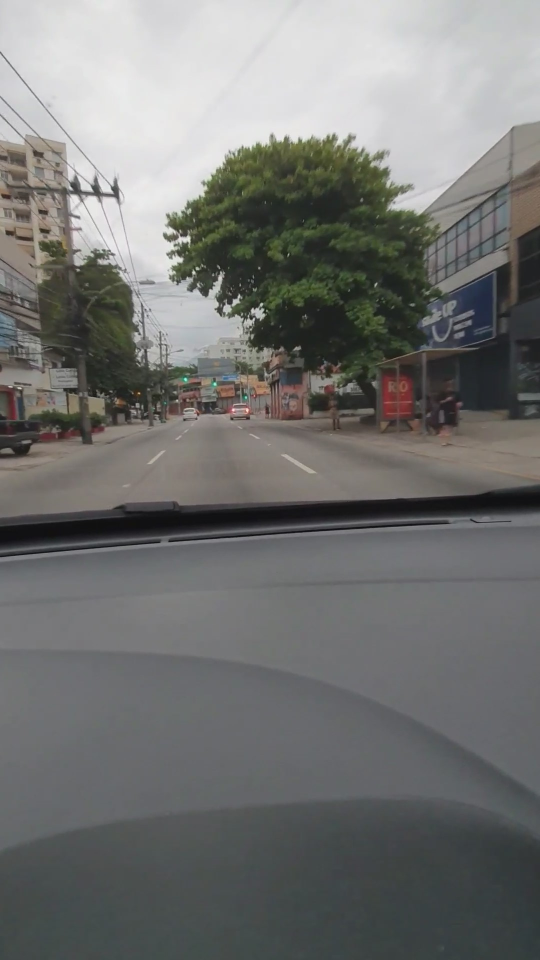
#> input picture test_images/geremarioMoment.jpg, 1080 x 1920 px (shown at 1/2 size)
$ jupyter execute --allow-errors P1_RJ.ipynb   (shell and % lines are left out)
#> lines starting #> are read from the running program, lines starting #| are printed output that depends on the picture; after the words box and inside, x2 and y2 are one past the last pixel; in counts of white or black regions, pixels touching at a corner belong together
# Self-Driving Car Engineer Nanodegree

## Project: **Finding Lane Lines on the Road**
***
In this project, you will use the tools you learned about in the lesson to identify lane lines on the road.  You can develop your pipeline on a series of individual images, and later apply the result to a video stream (really just a series of images). Check out the video clip "raw-lines-example.mp4" (also contained in this repository) to see what the output should look like after using the helper functions below.

Once you have a result that looks roughly like "raw-lines-example.mp4", you'll need to get creative and try to average and/or extrapolate the line segments you've detected to map out the full extent of the lane lines.  You can see an example of the result you're going for in the video "P1_example.mp4".  Ultimately, you would like to draw just one line for the left side of the lane, and one for the right.

In addition to implementing code, there is a brief writeup to complete. The writeup should be completed in a separate file, which can be either a markdown file or a pdf document. There is a [write up template](https://github.com/udacity/CarND-LaneLines-P1/blob/master/writeup_template.md) that can be used to guide the writing process. Completing both the code in the Ipython notebook and the writeup template will cover all of the [rubric points](https://review.udacity.com/#!/rubrics/322/view) for this project.

---
Let's have a look at our first image called 'test_images/solidWhiteRight.jpg'.  Run the 2 cells below (hit Shift-Enter or the "play" button above) to display the image.

**Note: If, at any point, you encounter frozen display windows or other confounding issues, you can always start again with a clean slate by going to the "Kernel" menu above and selecting "Restart & Clear Output".**

---

**The tools you have are color selection, region of interest selection, grayscaling, Gaussian smoothing, Canny Edge Detection and Hough Tranform line detection.  You  are also free to explore and try other techniques that were not presented in the lesson.  Your goal is piece together a pipeline to detect the line segments in the image, then average/extrapolate them and draw them onto the image for display (as below).  Once you have a working pipeline, try it out on the video stream below.**

---

<figure>

 <figcaption>
 <p></p>
 <p style="text-align: center;"> Your output should look something like this (above) after detecting line segments using the helper functions below </p>
 </figcaption>
</figure>
 <p></p>
<figure>

 <figcaption>
 <p></p>
 <p style="text-align: center;"> Your goal is to connect/average/extrapolate line segments to get output like this</p>
 </figcaption>
</figure>

**Run the cell below to import some packages.  If you get an `import error` for a package you've already installed, try changing your kernel (select the Kernel menu above --> Change Kernel).  Still have problems?  Try relaunching Jupyter Notebook from the terminal prompt.  Also, consult the forums for more troubleshooting tips.**

## Import Packages

[cell 1]
#importing some useful packages
import matplotlib.pyplot as plt
import matplotlib.image as mpimg
import numpy as np
import cv2

## Read in an Image

[cell 2]
#reading in an image
image = mpimg.imread('test_images/geremarioMoment.jpg')
#> image is the input picture: shape (1920, 1080, 3); mean R, G, B 114.9, 115.6, 114

#printing out some stats and plotting
print('This image is:', type(image), 'with dimensions:', image.shape)
#| This image is: <class 'numpy.ndarray'> with dimensions: (1920, 1080, 3)
plt.imshow(image)  # if you wanted to show a single color channel image called 'gray', for example, call as plt.imshow(gray, cmap='gray')

## Ideas for Lane Detection Pipeline

**Some OpenCV functions (beyond those introduced in the lesson) that might be useful for this project are:**

`cv2.inRange()` for color selection
`cv2.fillPoly()` for regions selection
`cv2.line()` to draw lines on an image given endpoints
`cv2.addWeighted()` to coadd / overlay two images
`cv2.cvtColor()` to grayscale or change color
`cv2.imwrite()` to output images to file
`cv2.bitwise_and()` to apply a mask to an image

**Check out the OpenCV documentation to learn about these and discover even more awesome functionality!**

## Helper Functions

Below are some helper functions to help get you started. They should look familiar from the lesson!

[cell 3]
import math

def grayscale(img):
    """Applies the Grayscale transform
    This will return an image with only one color channel
    but NOTE: to see the returned image as grayscale
    (assuming your grayscaled image is called 'gray')
    you should call plt.imshow(gray, cmap='gray')"""
    return cv2.cvtColor(img, cv2.COLOR_RGB2GRAY)
    # Or use BGR2GRAY if you read an image with cv2.imread()
    # return cv2.cvtColor(img, cv2.COLOR_BGR2GRAY)

def canny(img, low_threshold, high_threshold):
    """Applies the Canny transform"""
    return cv2.Canny(img, low_threshold, high_threshold)

def gaussian_blur(img, kernel_size):
    """Applies a Gaussian Noise kernel"""
    return cv2.GaussianBlur(img, (kernel_size, kernel_size), 0)

def region_of_interest(img, vertices):
    """
    Applies an image mask.

    Only keeps the region of the image defined by the polygon
    formed from `vertices`. The rest of the image is set to black.
    `vertices` should be a numpy array of integer points.
    """
    #defining a blank mask to start with
    mask = np.zeros_like(img)

    #defining a 3 channel or 1 channel color to fill the mask with depending on the input image
    if len(img.shape) > 2:
        channel_count = img.shape[2]  # i.e. 3 or 4 depending on your image
        ignore_mask_color = (255,) * channel_count
    else:
        ignore_mask_color = 255

    #filling pixels inside the polygon defined by "vertices" with the fill color
    cv2.fillPoly(mask, vertices, ignore_mask_color)

    #returning the image only where mask pixels are nonzero
    masked_image = cv2.bitwise_and(img, mask)
    return masked_image


def draw_lines(img, lines, color=[255, 0, 0], thickness=8):
    """
    NOTE: this is the function you might want to use as a starting point once you want to
    average/extrapolate the line segments you detect to map out the full
    extent of the lane (going from the result shown in raw-lines-example.mp4
    to that shown in P1_example.mp4).

    Think about things like separating line segments by their
    slope ((y2-y1)/(x2-x1)) to decide which segments are part of the left
    line vs. the right line.  Then, you can average the position of each of
    the lines and extrapolate to the top and bottom of the lane.

    This function draws `lines` with `color` and `thickness`.
    Lines are drawn on the image inplace (mutates the image).
    If you want to make the lines semi-transparent, think about combining
    this function with the weighted_img() function below
    """
    for line in lines:
        for x1,y1,x2,y2 in line:
            print(x1,y1,x2,y2)# my modification
            cv2.line(img, (x1, y1), (x2, y2), color, thickness)

def hough_lines(img, rho, theta, threshold, min_line_len, max_line_gap):
    """
    `img` should be the output of a Canny transform.

    Returns an image with hough lines drawn.
    """
    lines = cv2.HoughLinesP(img, rho, theta, threshold, np.array([]), minLineLength=min_line_len, maxLineGap=max_line_gap)
    line_img = np.zeros((img.shape[0], img.shape[1], 3), dtype=np.uint8)
    draw_lines(line_img, lines)
    return line_img

# Python 3 has support for cool math symbols.

def weighted_img(img, initial_img, α=0.8, β=1., γ=0.):
    """
    `img` is the output of the hough_lines(), An image with lines drawn on it.
    Should be a blank image (all black) with lines drawn on it.

    `initial_img` should be the image before any processing.

    The result image is computed as follows:

    initial_img * α + img * β + γ
    NOTE: initial_img and img must be the same shape!
    """
    return cv2.addWeighted(initial_img, α, img, β, γ)

[cell 4]
# [76 lines left out: functions average_lines, avg_hough_lines, not called in this run]

## Test Images

Build your pipeline to work on the images in the directory "test_images"
**You should make sure your pipeline works well on these images before you try the videos.**

[cell 5]
import os
os.listdir("test_images/")

## Build a Lane Finding Pipeline

Build the pipeline and run your solution on all test_images. Make copies into the `test_images_output` directory, and you can use the images in your writeup report.

Try tuning the various parameters, especially the low and high Canny thresholds as well as the Hough lines parameters.

[cell 6]
# TODO: Build your pipeline that will draw lane lines on the test_images
# then save them to the test_images_output directory.

[cell 7]
# To apply Canny Edged it is necessary to use the image on grayscale:
imageGray = grayscale(image)
#> in grayscale, `return cv2.cvtColor(img, cv2.COLOR_RGB2GRAY)`:
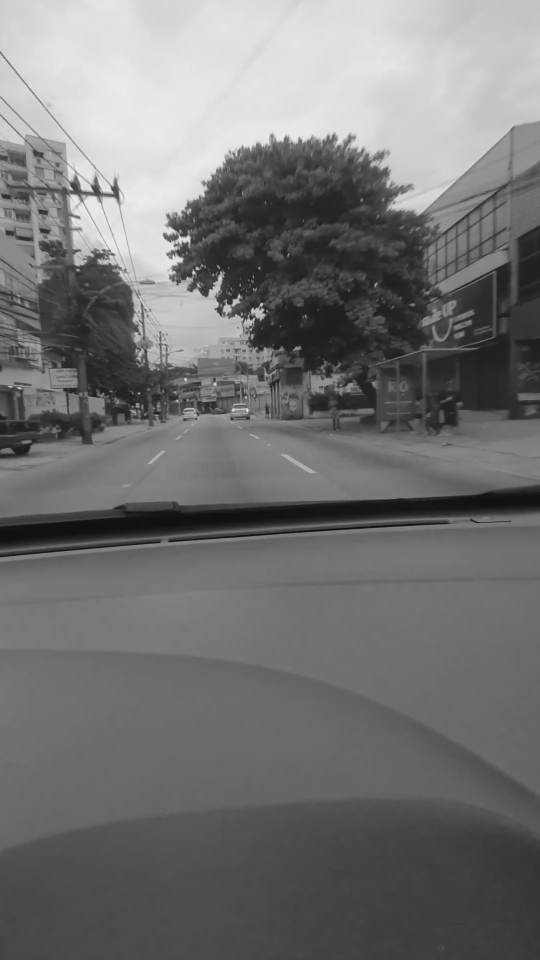
#> returned value: shape (1920, 1080) (shown at 1/2 size); min 8, max 244, mean 115.2

[cell 8]
plt.imshow(imageGray, cmap='gray')

[cell 9]
# Using Gaussian blur to "smooth" the image:
kernel_size = 5
blur_gray = gaussian_blur(imageGray, kernel_size)

[cell 10]
plt.figure(figsize=(20,10))
plt.imshow(blur_gray, cmap='gray')

[cell 11]
# Defining the Canny function thresholds:
low_threshold = 50
high_threshold = 120
edges = canny(blur_gray, low_threshold, high_threshold)
#> in canny, `return cv2.Canny(img, low_threshold, high_threshold)`:
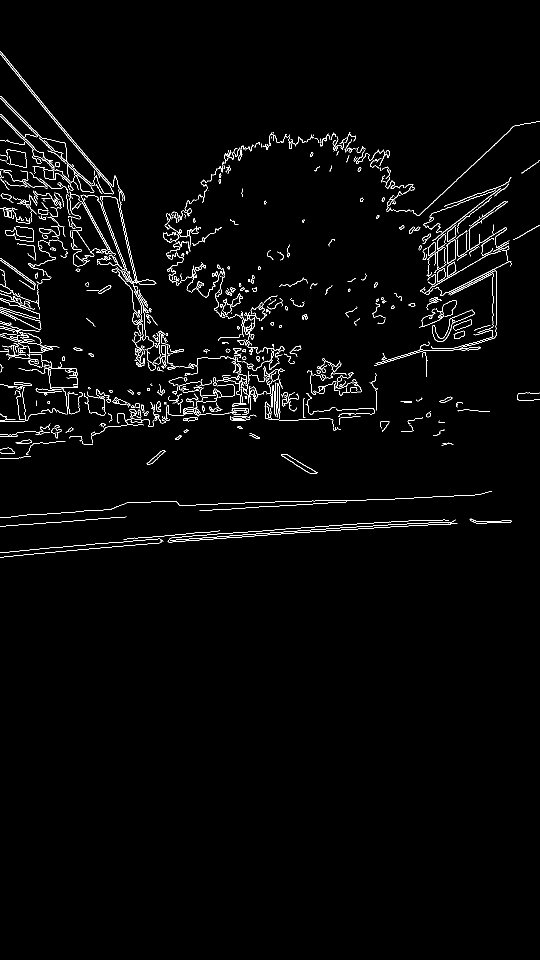
#> returned value: shape (1920, 1080) (shown at 1/2 size); 2% white in thin lines or dots, all inside (x1, y1, x2, y2) = (0, 103, 1080, 1115)

[cell 12]
# Display the image:
plt.imshow(edges, cmap='Greys_r')

#> (a cell that did not finish here is left out)

[cell 14]
500/1080

[cell 15]
#Defining the area (mask) that is used to apply the functions:
imshape = image.shape
#> imshape = (1920, 1080, 3)
vertices = np.array([[(.12*imshape[1],0.52*imshape[0]),
                       (0.35*imshape[1], 0.45*imshape[0]),
                       (0.43*imshape[1], 0.45*imshape[0]),
                       (.85*imshape[1],0.50*imshape[0])]], dtype=np.int32)

# vertices = np.array([[(0+30,imshape[0]),
#                       (imshape[1]/2-20,imshape[0]/2+20),
#                       (imshape[1]/2+20, imshape[0]/2+20),
#                       (imshape[1]-30,imshape[0])]], dtype=np.int32)

#vertices = np.array([[(0,imshape[0]),(450, 290), (490, 290), (imshape[1],imshape[0])]], dtype=np.int32)

[cell 16]
# Applying the mask to the image:
maskedEdges = region_of_interest(edges, vertices)
#> in region_of_interest, `cv2.fillPoly(mask, vertices, ignore_mask_color)`:
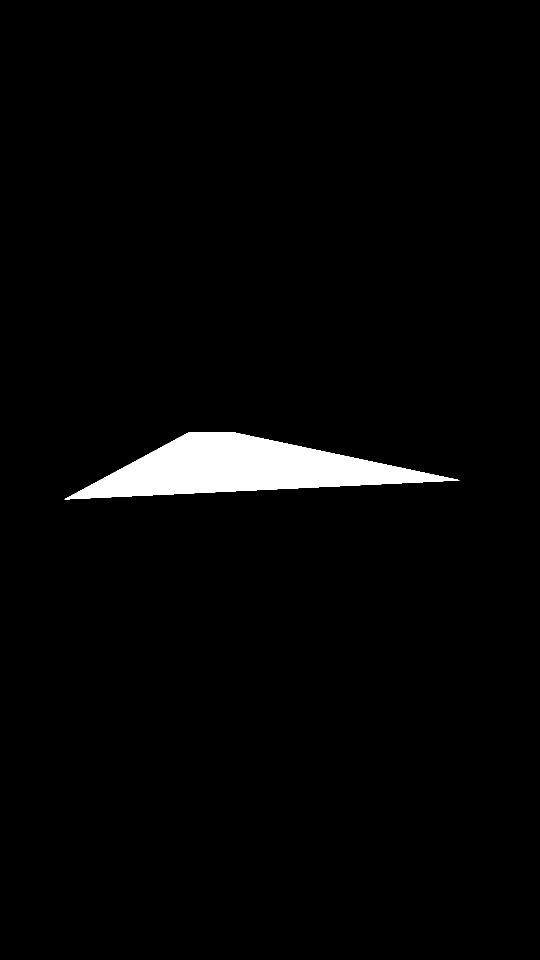
#> mask: shape (1920, 1080) (shown at 1/2 size); 2.6% white; 1 white region, box (x1, y1, x2, y2) and area: (129, 864, 919, 999) 53050
#> in region_of_interest, `masked_image = cv2.bitwise_and(img, mask)`:
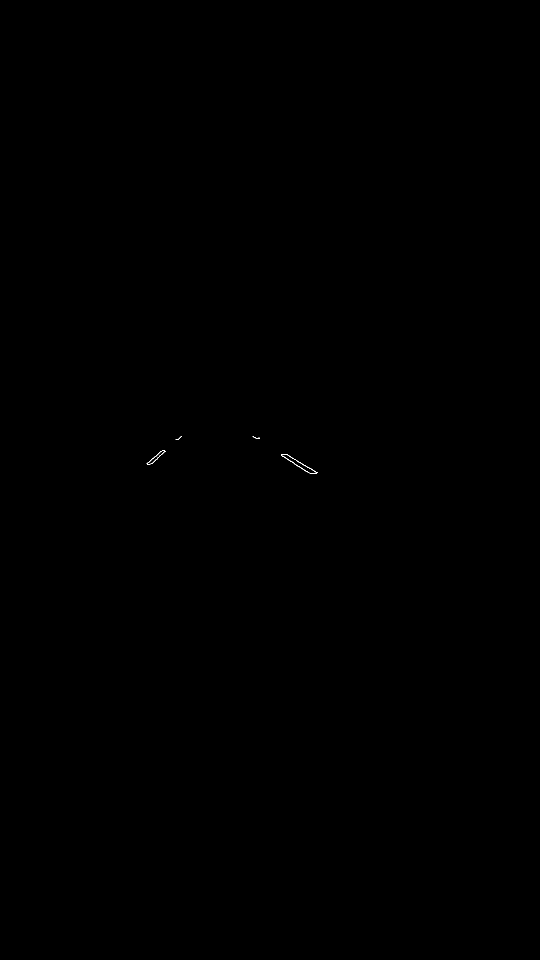
#> masked_image: shape (1920, 1080) (shown at 1/2 size); 0.02% white in thin lines or dots, all inside (x1, y1, x2, y2) = (293, 872, 635, 948)

[cell 17]
plt.figure(figsize=(10,5))
plt.imshow(maskedEdges, cmap='Greys_r')

[cell 18]
# Define the Hough transform parameters
# Make a blank the same size as our image to draw on
rho = 2 # distance resolution in pixels of the Hough grid
theta = np.pi/180 # angular resolution in radians of the Hough grid
threshold = 10     # minimum number of votes (intersections in Hough grid cell)
min_line_len = 15  #minimum number of pixels making up a line
max_line_gap = 10    # maximum gap in pixels between connectable line segments
line_image = np.copy(image)*0 # creating a blank to draw lines on
#> line_image: shape (1920, 1080, 3); every value is 0

[cell 19]
# Run Hough on edge detected image
# Output "lines" is an array containing endpoints of detected line segments
#`img` should be the output of a Canny transform.
#lines = avg_hough_lines(maskedEdges, rho, theta, threshold, min_line_len, max_line_gap)
lines = hough_lines(maskedEdges, rho, theta, threshold, min_line_len, max_line_gap)
#> in hough_lines, `lines = cv2.HoughLinesP(img, rho, theta, threshold, np.array([]), minL..`: lines = [[562, 911, 617, 945], [572, 908, 634, 945], [293, 926, 327, 900], [303, 927, 330, 902], [562, 910, 603, 936], [302, 927, 328, 903], [618, 945, 633, 946], [305, 926, 326, 906], [576, 911, 597, 924], [584, 923, 608, 939]]
#> the loop in draw_lines, `for line in lines:` made 10 passes
#| 562 911 617 945
#| 572 908 634 945
#| 293 926 327 900
#| 303 927 330 902
#| 562 910 603 936
#| 302 927 328 903
#| 618 945 633 946
#| 305 926 326 906
#> (further printed lines are left out)

[cell 20]
plt.imshow(lines)

[cell 21]
final = weighted_img(lines, image, α=0.8, β=1., γ=0.)
#> in weighted_img, `return cv2.addWeighted(initial_img, α, img, β, γ)`:
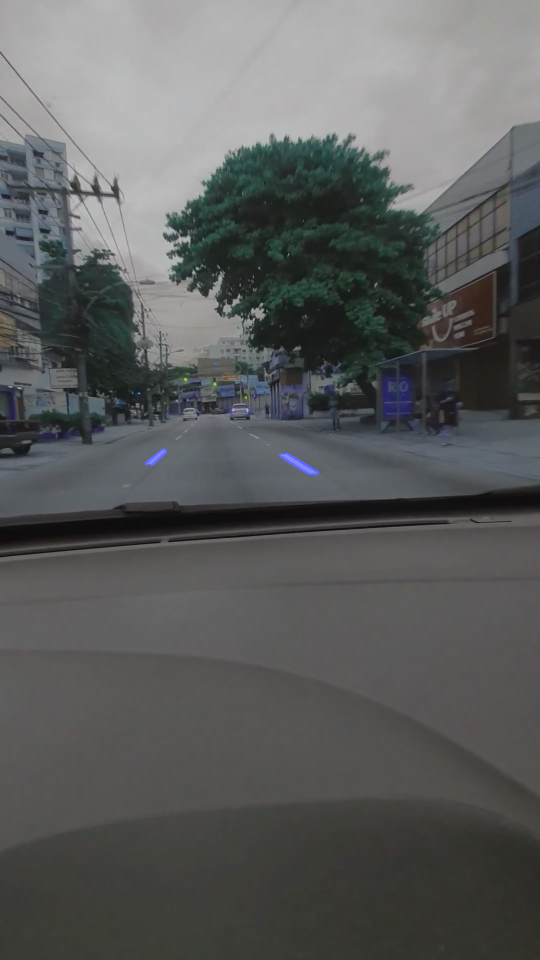
#> returned value: shape (1920, 1080, 3) (shown at 1/2 size); mean of channels 0, 1, 2 92.1, 92.5, 91.2; drawn as B, G, R
